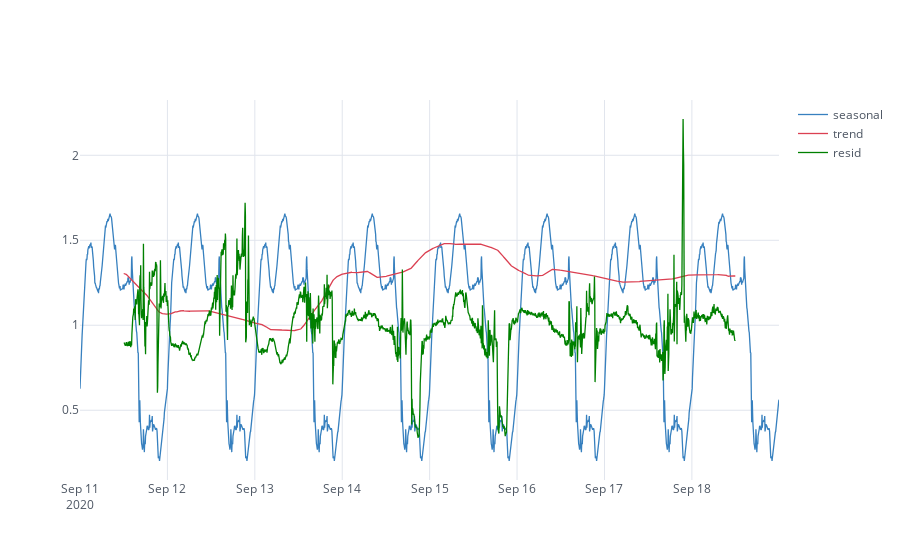

The cell this chart's notebook holds for it:
### Code cell
# 直接使用 statsmodels 库
from statsmodels.tsa.seasonal import seasonal_decompose
from statsmodels.tsa.holtwinters import SimpleExpSmoothing, ExponentialSmoothing

decompose_result = seasonal_decompose(data, model="multiplicative", period=288)
fig = decompose_result.seasonal.blot(theme="white", colors="blue") + decompose_result.trend.blot(theme="white", color="red") + decompose_result.resid.blot(theme="white", color="green")
fig.show()

### Figure 1 — Plotly figure (JSON) as saved in the notebook; plotly's stock layout.template omitted (floating-point values rounded to 4 significant figures; data arrays with more than 128 entries replaced by an {"elided": "..."} marker saying what was removed)
{"data": [{"line": {"color": "rgba(55, 128, 191, 1.0)", "dash": "solid", "shape": "linear", "width": 1.3}, "mode": "lines", "name": "seasonal", "showlegend": true, "text": "", "type": "scatter", "x": {"elided": "2302 str values"}, "y": {"elided": "2302 float values"}}, {"line": {"color": "rgba(219, 64, 82, 1.0)", "dash": "solid", "shape": "linear", "width": 1.3}, "mode": "lines", "name": "trend", "showlegend": true, "text": "", "type": "scatter", "x": {"elided": "2302 str values"}, "y": {"elided": "2302 mixed values"}}, {"line": {"color": "rgba(0, 128, 0, 1.0)", "dash": "solid", "shape": "linear", "width": 1.3}, "mode": "lines", "name": "resid", "showlegend": true, "text": "", "type": "scatter", "x": {"elided": "2302 str values"}, "y": {"elided": "2302 mixed values"}}], "layout": {"legend": {"bgcolor": "#FFFFFF", "font": {"color": "#4D5663"}}, "paper_bgcolor": "#FFFFFF", "plot_bgcolor": "#FFFFFF", "title": {"font": {"color": "#4D5663"}, "x": 0.5}, "xaxis": {"gridcolor": "#E1E5ED", "showgrid": true, "tickfont": {"color": "#4D5663"}, "title": {"font": {"color": "#4D5663"}, "text": ""}, "zerolinecolor": "#E1E5ED"}, "yaxis": {"gridcolor": "#E1E5ED", "showgrid": true, "tickfont": {"color": "#4D5663"}, "title": {"font": {"color": "#4D5663"}, "text": ""}, "zerolinecolor": "#E1E5ED"}}}
